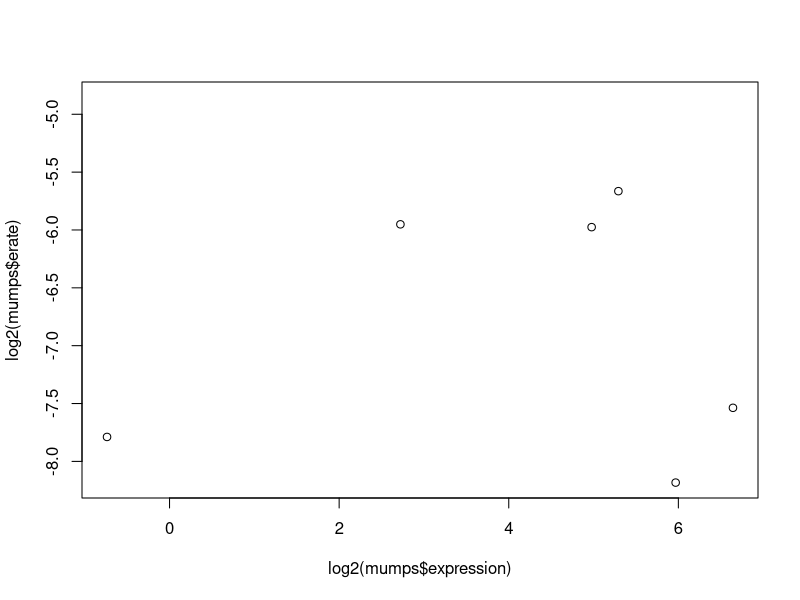

Recreate this plot in R. (Note: this script raises an error after producing the figure.)
mumps <- read.table("mumps.txt",sep = "\t",header=T)
library(ggplot2)
library(grid)
plot(log2(mumps$expression),log2(mumps$erate))
cor.test(log2(mumps$expression),log2(mumps$erate),method = "s")
fig5f <- ggplot(mumps,aes(log2(expression),log2(erate)))
fig5f <- fig5f + 
  geom_point(color = "#de404c")+
  my_theme2
fig5f
pdf("fig5e.pdf",useDingbats = F,width = 3.6,height = 3.6)  
grid.newpage()
pushViewport(viewport(layout=grid.layout(1,1)))
vplayout <- function(x,y)
  viewport(layout.pos.row = x,layout.pos.col = y)
print(fig5f,vp=vplayout(1,1))
dev.off()
